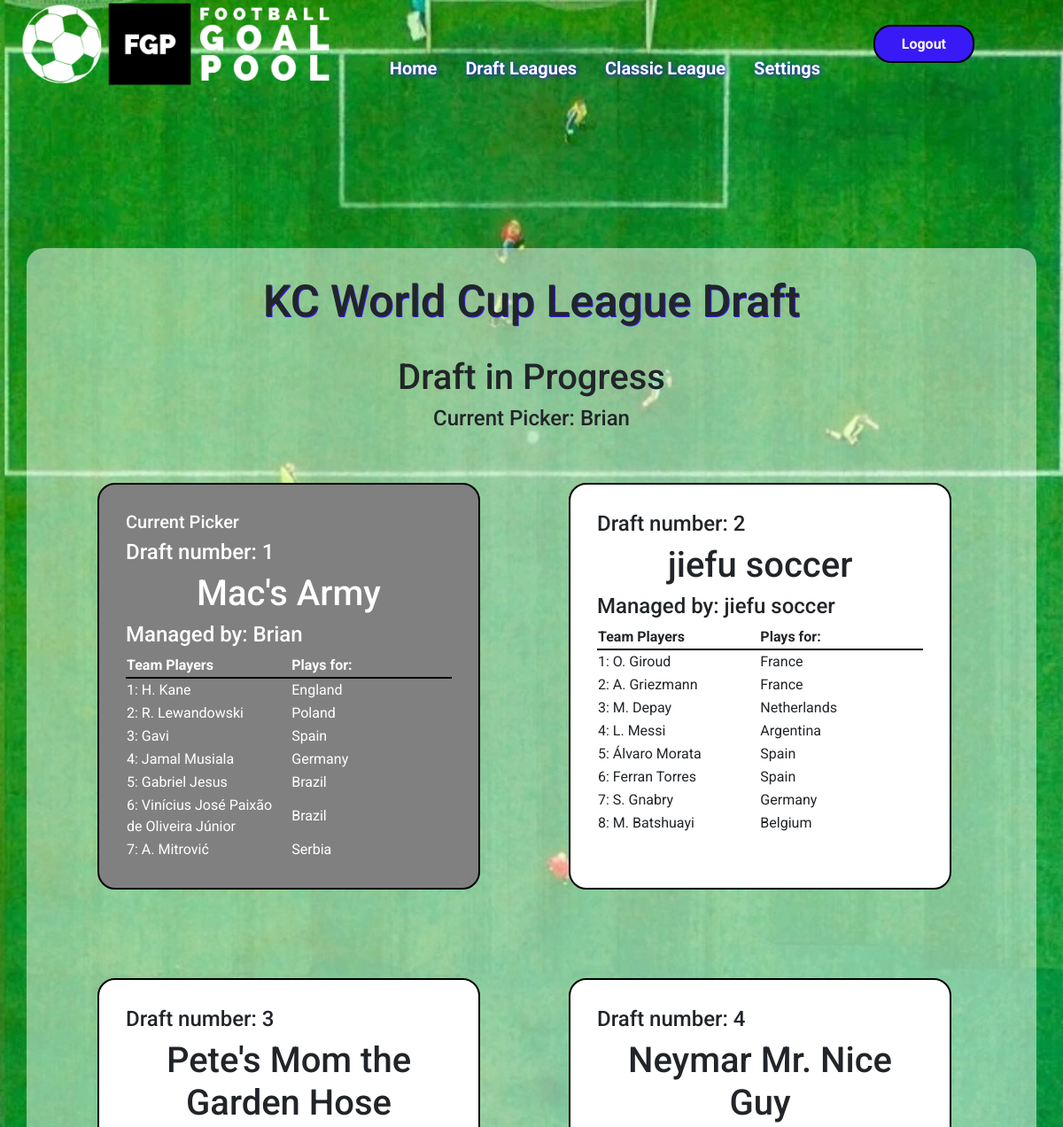
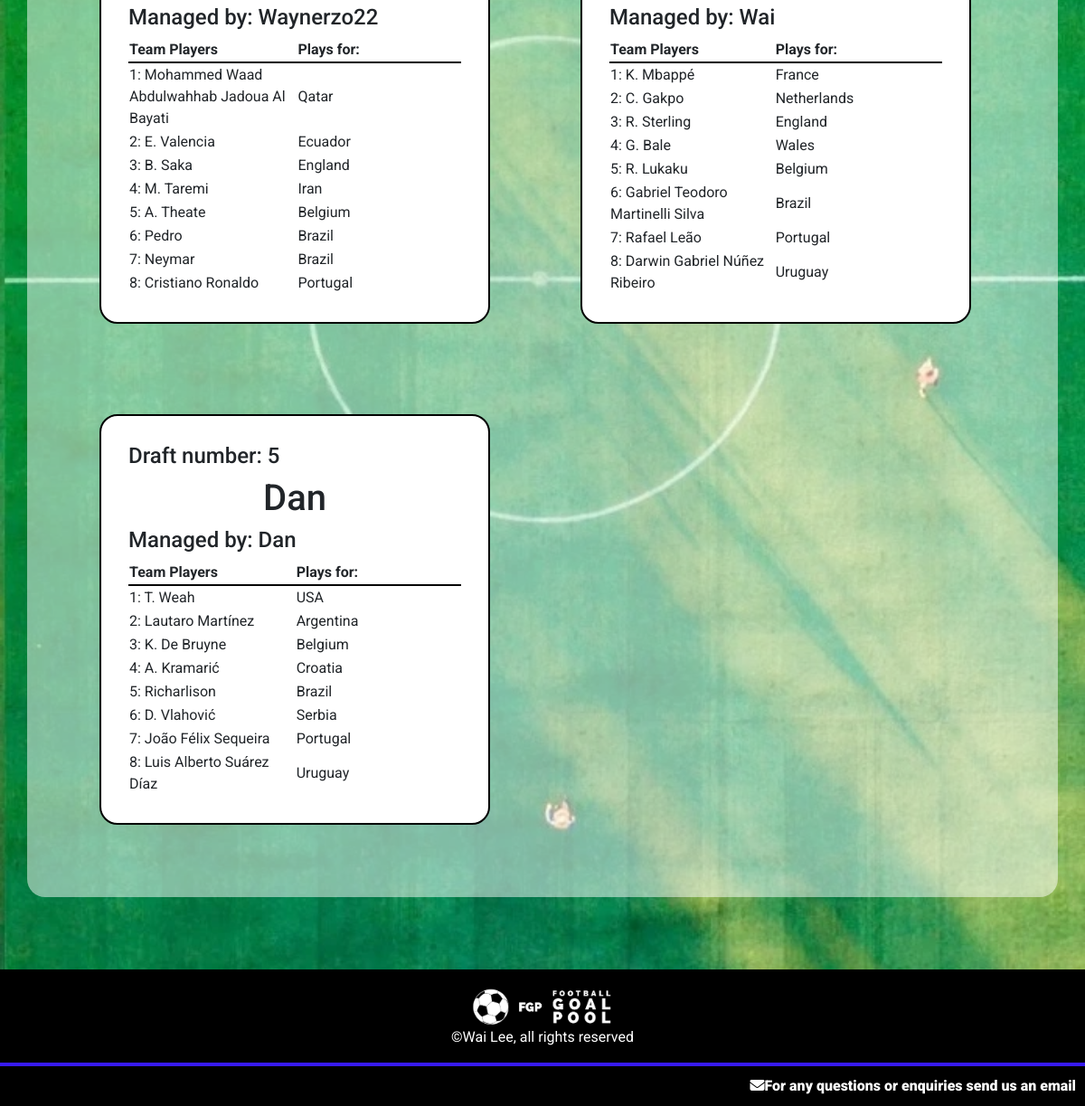
/draft/ (signed in), run on an earlier commit of the app's database (2 pictures, top to bottom).
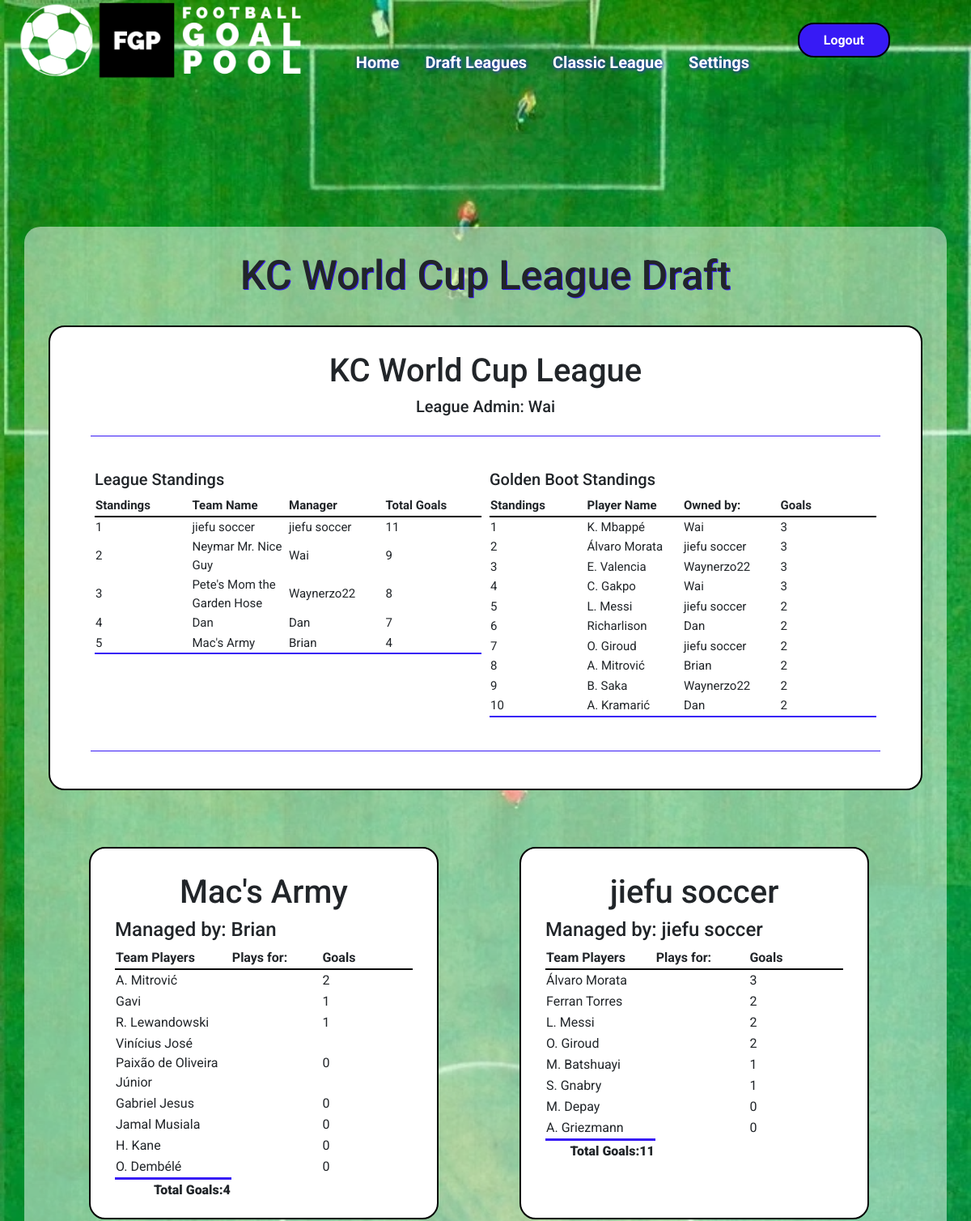
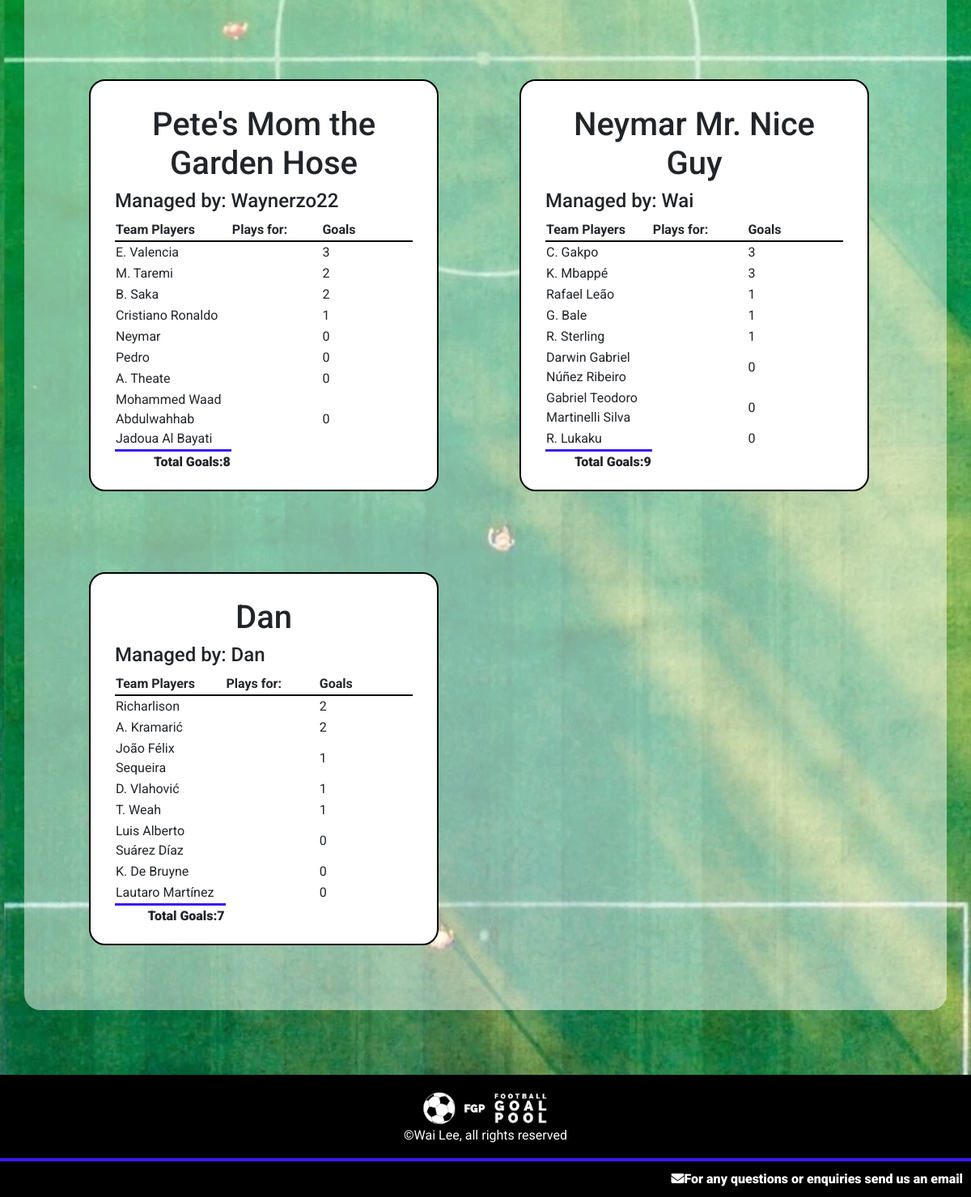
And on a later commit of the database (2 pictures, top to bottom).
### goalpoolapp/models.py (models this page shows, shortened)
class League(models.Model):
    teamlimit = models.IntegerField()
    leaguename = models.CharField(max_length=64)
    leaguecode = models.CharField(max_length = 10, blank=True, null=True)
    teamplayerslimit = models.IntegerField()
    transfersActivated = models.BooleanField(default=False)
    transfersAllowed = models.BooleanField(default=False)
    duplicatePlayersAllowed = models.BooleanField()
    admin = models.ForeignKey(User, on_delete=models.CASCADE, related_name="administratedleague")
    draftcomplete = models.BooleanField(default=False)
    draftstarted = models.BooleanField(default=False)
    draftposition = models.IntegerField(default=1)
    draftdecending = models.BooleanField(default=False)

class User(AbstractUser):
    emailpermission = models.BooleanField(null=True)

class Team(models.Model):
    manager = models.ForeignKey(User, on_delete=models.CASCADE, related_name="managedteams")
    league = models.ForeignKey(League, on_delete=models.CASCADE, related_name="leagueteams")
    players = models.ManyToManyField(Player, related_name="teams", blank=True)
    provisionalplayers = models.ManyToManyField(Player, related_name="provisionalteams", blank=True)
    rank = models.IntegerField(default=1)
    teamname = models.CharField(max_length=64)
    totalgoals = models.IntegerField(default=0)
    draftnumber = models.IntegerField(blank=True, null=True)

class Player(models.Model):
    playercode = models.IntegerField()
    leagues = models.ManyToManyField(League, related_name="leagueplayers", blank=True)
    nickname = models.CharField(max_length=64)
    goals = models.IntegerField(default=0)
    country = models.ForeignKey(Country, on_delete=models.CASCADE, related_name="players")
    currentweekgoals = models.IntegerField(default=0)
    position = models.CharField(max_length=12)
    pic = models.CharField(max_length=100)

class Country(models.Model):
    countryname = models.CharField(max_length=20)
    countrypic = models.CharField(max_length=100)
    countryid = models.IntegerField()

### goalpoolapp/views.py (the view)
# urls.py: path('draft/', views.draft, name='draft'),
@login_required
def draft(request, leagueid=None):
    userteams = Team.objects.filter(manager=request.user)
    if leagueid != None:
        leagueslist = League.objects.filter(id=leagueid)
    else:
        leagueslist = League.objects.filter(leagueteams__in=userteams)
    leagueslist = leagueslist.exclude(id=19)
    leagues = Paginator(leagueslist, 1)
    page = request.GET.get('page')
    league = leagues.get_page(page)
    picker = None
    try:
        teams = league[0].leagueteams.all()
        playercheck = 0
        for team in teams:
            if team.players.count() == league[0].teamplayerslimit:
                playercheck += 1
        if playercheck == league[0].leagueteams.count():
            league[0].draftcomplete = True
            league[0].save()
        for team in league[0].leagueteams.all():
            if team.draftnumber == league[0].draftposition:
                picker = team.manager
    except:
        pass
    return render(request, 'goalpoolapp/draft.html', {
        "picker": picker,
        "leaguepage": league,
        "leagues": leagues,
    })

### goalpoolapp/templates/goalpoolapp/draft.html (shortened to what this page needs)
{% extends "goalpoolapp/layout.html" %}
{% load static %}
{% block body %}
<div id="main-page-content-container">
    <div id="main-page-content">
        {% for league in leaguepage %}
            <h2>{{ league.leaguename }} Draft</h2>
            <br>
            {% if league.draftstarted == True and league.draftcomplete == False %}
                <h3>Draft in Progress</h3>
                <h4>Current Picker: {{ picker }}</h4>
                <div id="teamscontainer">
                    {% for team in league.leagueteams.all|dictsort:"draftnumber" %}
                        <div
                        {% if team.manager == picker %}
                        class="pickercontainer"
                        {% else %}
                        class="teamcontainer"
                        {% endif %}
                        >
                        {% if team.manager == picker %}
                            <h5>Current Picker</h5>
                        {% endif %}
                        <h4>Draft number: {{ team.draftnumber }}</h4>
                        <h3>{{ team.teamname }}</h3>
                        <h4>Managed by: {{ team.manager }}</h4>
                            <table>
                                <tr>
                                    <th class="draftheader">Team Players</th>
                                    <th class="draftheader">Plays for:</th>
                                </tr>
                                {% for player in team.players.all %}
                                <tr>
                                    <td>{{ forloop.counter }}: {{ player.nickname }}</td>
                                    <td>{{ player.country.countryname }}</td>
                                </tr>
                                {% endfor %}
                            </table>
                        </div>
                    {% endfor %}
                </div>
            {% elif league.draftstarted == True and league.draftcomplete == True %}
                <div id="draft-information-container">
                    <h3>{{ league.leaguename }}</h3>
                    <h5>League Admin: {{ league.admin.username }}</h5>
                    <hr>
                    <div class="leagueinformation">
                        <div class="leaguetablecontainer">
                            <h5>League Standings</h5>
                            <table class="leaguetable">
                                <tr>
                                    <th>Standings</th>
                                    <th>Team Name</th>
                                    <th>Manager</th>
                                    <th>Total Goals</th>
                                </tr>
                                {% for team in league.leagueteams.all|dictsort:"totalgoals" reversed %}
                                <tr>
                                    <td>{{ forloop.counter }}</td>
                                    <td>{{ team.teamname }}</td>
                                    <td>{{ team.manager }}</td>
                                    <td>{{ team.totalgoals }}</td>
                                </tr>
                                {% endfor %}
                            </table>
                        </div>
                        <div class="leaguetablecontainer">
                            <div class="leaguetable">
                                <h5>Golden Boot Standings</h5>
                                <table class="playerleaguetable">
                                    <tr>
                                        <th>Standings</th>
                                        <th>Player Name</th>
                                        <th>Owned by:</th>
                                        <th>Goals</th>
                                    </tr>
                                    {% for player in league.leagueplayers.all|dictsortreversed:"goals"|slice:":10" %}
                                    <tr>
                                        <td>{{ forloop.counter }}</td>
                                        <td>{{ player.nickname }}</td>
                                        <td>
                                            {% for team in league.leagueteams.all %}
                                                {% if team in player.teams.all %}
                                                    {{ team.manager.username }}
                                                {% endif %}
                                            {% endfor %}
                                        </td>
                                        <td>{{ player.goals }}</td>
                                    </tr>
                                    {% endfor %}
                                </table>
                            </div>
                        </div>
                    </div>
                    <hr>
                </div>
                <div id="teamscontainer">
                    {% for team in league.leagueteams.all|dictsort:"draftnumber" %}
                        <div class="teamcontainer">
                        <h3>{{ team.teamname }}</h3>
                        <h4>Managed by: {{ team.manager }}</h4>
                            <table>
                                <tr>
                                    <th class="draftheader">Team Players</th>
                                    <th class="draftheader">Plays for:</th>
                                    <th class="draftheader">Goals</th>
                                </tr>
                                {% for player in team.players.all|dictsort:"goals" reversed %}
                                <tr>
                                    <td>{{ player.nickname }}</td>
                                    <td>{{ player.realteam }}</td>
                                    <td>{{ player.goals }}</td>
                                </tr>
                                {% endfor %}
                                <tr class="total">
                                    <td>Total Goals:{{ team.totalgoals }}</td>
                                </tr>
                            </table>
                        </div>
                    {% endfor %}
                </div>
            {% endif %}
        {% endfor %}
    </div>
</div>
{% endblock %}

### goalpoolapp/templates/goalpoolapp/layout.html (shortened to what this page needs)
{% load static %}
<!DOCTYPE html>
<html lang="en">
    <head>
        <link rel="stylesheet" href="https://stackpath.bootstrapcdn.com/bootstrap/4.4.1/css/bootstrap.min.css">
        <link href="{% static 'goalpoolapp/styles.css' %}?v=3" rel="stylesheet">
    </head>
    <body>
        <div style="background: url('/static/goalpoolapp/siteimages/mainimage.webp');background-size: 100%;position:fixed;width: 100%;height:  100%;z-index: -1;" class="maincontainer">
        </div>
            <header>
                <nav id="navbar">
                    <img src="{% static 'goalpoolapp/siteimages/logo.png' %}" id="site-logo">
                    {% if user.is_authenticated %}
                    <div id="nav-link-box">
                        <div class="nav-item">
                            <a class="nav-link menuitem" href="/"><strong>Home</strong></a>
                        </div>
                        <div class="nav-item" id="leaguemenu">
                            <a class="nav-link menuitem" href="{% url 'goalpoolapp:draft' %}"><strong>Draft Leagues</strong></a>
                        </div>
                        <div class="nav-item">
                            <a class="nav-link menuitem" href="{% url 'goalpoolapp:globalleague' %}"><strong>Classic League</strong></a>
                        </div>
                        <div class="nav-item">
                            <a class="nav-link menuitem" href="{% url 'goalpoolapp:settings' %}"><strong>Settings</strong></a>
                        </div>
                    </div>
                    <div class="nav-item">
                        <a id="logoutbutton" href="{% url 'goalpoolapp:logoutuser' %}"><strong>Logout</strong></a>
                    </div>
                    {% else %}
                    <div class="nav-item">
                        <a id="loginbutton" href="{% url 'goalpoolapp:loginuser' %}"><strong>Login</strong></a>
                    </div>
                    {% endif %}
                </nav>
            </header>
            <main>
                {% block body %}
                {% endblock %}
            </main>
            <footer>
                <div id="footercontentcontainer">
                    <div class="footerlinkscontainer">
                        <img src="{% static 'goalpoolapp/siteimages/logo.png' %}" id="footer-logo">
                        <p id="copyright-notice">&copy;Wai Lee, all rights reserved </p>
                    </div>
                </div>
                <div id="socialmedialinkscontainer">
                    <a href = "mailto: footballgoalpool@gmail.com"><i class="fa-solid fa-envelope"><span>For any questions or enquiries send us an email</span></i></a>
                </div>
            </footer>
    </body>
</html>

What changed in the data, as far as the page shows it:
no longer on this page (row unchanged): User: username "Brian"
changed League "KC World Cup League": leaguename (not shown) → "KC World Cup League"; admin.username (not shown) → "Wai"; gains Team (teamname "jiefu soccer", manager "jiefu soccer", totalgoals "11", manager.username "jiefu soccer"); gains Team (teamname "Neymar Mr. Nice Guy", manager "Wai", totalgoals "9", manager.username "Wai"); gains Team (teamname "Pete's Mom the Garden Hose", manager "Waynerzo22", totalgoals "8", manager.username "Waynerzo22"); gains Team (teamname "Dan", manager "Dan", totalgoals "7", manager.username "Dan"); gains Team (teamname "Mac's Army", manager "Brian", totalgoals "4", manager.username "Brian"); gains Player (nickname "K. Mbappé", goals "3"); gains Player (nickname "Álvaro Morata", goals "3"); gains Player (nickname "E. Valencia", goals "3"); gains Player (nickname "C. Gakpo", goals "3"); gains Player (nickname "L. Messi", goals "2"); gains Player (nickname "Richarlison", goals "2"); gains Player (nickname "O. Giroud", goals "2"); gains Player (nickname "A. Mitrović", goals "2"); gains Player (nickname "B. Saka", goals "2"); gains Player (nickname "A. Kramarić", goals "2"); loses Team (shows "Current Picker", draftnumber "1", teamname "Mac's Army", manager "Brian"); loses Team (draftnumber "2", teamname "jiefu soccer", manager "jiefu soccer"); loses Team (draftnumber "3", teamname "Pete's Mom the Garden Hose", manager "Waynerzo22"); loses Team (draftnumber "4", teamname "Neymar Mr. Nice Guy", manager "Wai"); loses Team (draftnumber "5", teamname "Dan", manager "Dan"); draftcomplete "Draft in Progress Current Picker:" → "League Admin: League Standings Standings Team Name Manager Total Goals Golden Boot Standings Standings Player Name Owned by: Goals"
changed Team "jiefu soccer": gains Player (nickname "Álvaro Morata", goals "3"); gains Player (nickname "Ferran Torres", goals "2"); gains Player (nickname "L. Messi", goals "2"); gains Player (nickname "O. Giroud", goals "2"); gains Player (nickname "M. Batshuayi", goals "1"); gains Player (nickname "S. Gnabry", goals "1"); gains Player (nickname "M. Depay", goals "0"); gains Player (nickname "A. Griezmann", goals "0"); loses Player (nickname "O. Giroud", country.countryname "France"); loses Player (nickname "A. Griezmann", country.countryname "France"); loses Player (nickname "M. Depay", country.countryname "Netherlands"); loses Player (nickname "L. Messi", country.countryname "Argentina"); loses Player (nickname "Álvaro Morata", country.countryname "Spain"); loses Player (nickname "Ferran Torres", country.countryname "Spain"); loses Player (nickname "S. Gnabry", country.countryname "Germany"); loses Player (nickname "M. Batshuayi", country.countryname "Belgium")
computed for Team "Neymar Mr. Nice Guy": gains Player (nickname "C. Gakpo", goals "3"); gains Player (nickname "K. Mbappé", goals "3"); gains Player (nickname "Rafael Leão", goals "1"); gains Player (nickname "G. Bale", goals "1"); gains Player (nickname "R. Sterling", goals "1"); gains Player (nickname "Darwin Gabriel Núñez Ribeiro", goals "0"); gains Player (nickname "Gabriel Teodoro Martinelli Silva", goals "0"); gains Player (nickname "R. Lukaku", goals "0"); loses Player (nickname "K. Mbappé", country.countryname "France"); loses Player (nickname "C. Gakpo", country.countryname "Netherlands"); loses Player (nickname "R. Sterling", country.countryname "England"); loses Player (nickname "G. Bale", country.countryname "Wales"); loses Player (nickname "R. Lukaku", country.countryname "Belgium"); loses Player (nickname "Gabriel Teodoro Martinelli Silva", country.countryname "Brazil"); loses Player (nickname "Rafael Leão", country.countryname "Portugal"); loses Player (nickname "Darwin Gabriel Núñez Ribeiro", country.countryname "Uruguay")
computed for Team "Pete's Mom the Garden Hose": gains Player (nickname "E. Valencia", goals "3"); gains Player (nickname "M. Taremi", goals "2"); gains Player (nickname "B. Saka", goals "2"); gains Player (nickname "Cristiano Ronaldo", goals "1"); gains Player (nickname "Neymar", goals "0"); gains Player (nickname "Pedro", goals "0"); gains Player (nickname "A. Theate", goals "0"); gains Player (nickname "Mohammed Waad Abdulwahhab Jadoua Al Bayati", goals "0"); loses Player (nickname "Mohammed Waad Abdulwahhab Jadoua Al Bayati", country.countryname "Qatar"); loses Player (nickname "E. Valencia", country.countryname "Ecuador"); loses Player (nickname "B. Saka", country.countryname "England"); loses Player (nickname "M. Taremi", country.countryname "Iran"); loses Player (nickname "A. Theate", country.countryname "Belgium"); loses Player (nickname "Pedro", country.countryname "Brazil"); loses Player (nickname "Neymar", country.countryname "Brazil"); loses Player (nickname "Cristiano Ronaldo", country.countryname "Portugal")
changed Team "Dan": gains Player (nickname "Richarlison", goals "2"); gains Player (nickname "A. Kramarić", goals "2"); gains Player (nickname "João Félix Sequeira", goals "1"); gains Player (nickname "D. Vlahović", goals "1"); gains Player (nickname "T. Weah", goals "1"); gains Player (nickname "Luis Alberto Suárez Díaz", goals "0"); gains Player (nickname "K. De Bruyne", goals "0"); gains Player (nickname "Lautaro Martínez", goals "0"); loses Player (nickname "T. Weah", country.countryname "USA"); loses Player (nickname "Lautaro Martínez", country.countryname "Argentina"); loses Player (nickname "K. De Bruyne", country.countryname "Belgium"); loses Player (nickname "A. Kramarić", country.countryname "Croatia"); loses Player (nickname "Richarlison", country.countryname "Brazil"); loses Player (nickname "D. Vlahović", country.countryname "Serbia"); loses Player (nickname "João Félix Sequeira", country.countryname "Portugal"); loses Player (nickname "Luis Alberto Suárez Díaz", country.countryname "Uruguay")
changed Team "Mac's Army": gains Player (nickname "O. Dembélé", goals "0"); gains Player (nickname "A. Mitrović", goals "2"); gains Player (nickname "Gavi", goals "1"); gains Player (nickname "R. Lewandowski", goals "1"); gains Player (nickname "Vinícius José Paixão de Oliveira Júnior", goals "0"); gains Player (nickname "Gabriel Jesus", goals "0"); gains Player (nickname "Jamal Musiala", goals "0"); gains Player (nickname "H. Kane", goals "0"); loses Player (nickname "H. Kane", country.countryname "England"); loses Player (nickname "R. Lewandowski", country.countryname "Poland"); loses Player (nickname "Gavi", country.countryname "Spain"); loses Player (nickname "Jamal Musiala", country.countryname "Germany"); loses Player (nickname "Gabriel Jesus", country.countryname "Brazil"); loses Player (nickname "Vinícius José Paixão de Oliveira Júnior", country.countryname "Brazil"); loses Player (nickname "A. Mitrović", country.countryname "Serbia")
computed for Player "K. Mbappé": gains Team (teamname "Neymar Mr. Nice Guy", manager "Wai", totalgoals "9", manager.username "Wai")
changed Player "Álvaro Morata": gains Team (teamname "jiefu soccer", manager "jiefu soccer", totalgoals "11", manager.username "jiefu soccer")
computed for Player "E. Valencia": gains Team (teamname "Pete's Mom the Garden Hose", manager "Waynerzo22", totalgoals "8", manager.username "Waynerzo22")
computed for Player "C. Gakpo": gains Team (teamname "Neymar Mr. Nice Guy", manager "Wai", totalgoals "9", manager.username "Wai")
changed Player "L. Messi": gains Team (teamname "jiefu soccer", manager "jiefu soccer", totalgoals "11", manager.username "jiefu soccer")
changed Player "Richarlison": gains Team (teamname "Dan", manager "Dan", totalgoals "7", manager.username "Dan")
changed Player "O. Giroud": gains Team (teamname "jiefu soccer", manager "jiefu soccer", totalgoals "11", manager.username "jiefu soccer")
changed Player "A. Mitrović": gains Team (teamname "Mac's Army", manager "Brian", totalgoals "4", manager.username "Brian")
computed for Player "B. Saka": gains Team (teamname "Pete's Mom the Garden Hose", manager "Waynerzo22", totalgoals "8", manager.username "Waynerzo22")
changed Player "A. Kramarić": gains Team (teamname "Dan", manager "Dan", totalgoals "7", manager.username "Dan")
